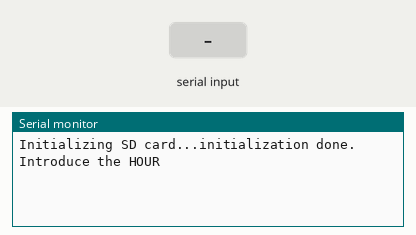
Simulated run of this sketch. Board: Arduino Uno, built with avr-gcc and run on an emulated ATmega328P. Shown: the last lines printed to the serial monitor. Inputs (shaded band) come from the test bench. Storage starts empty.

Above: at 2.9 s.
3.0 s: "90,45,200\n" received over Serial
At 3.8 s:
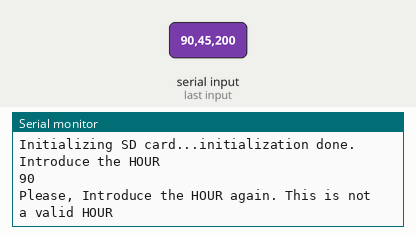
4.5 s: "0\n" received over Serial
At 6.0 s:
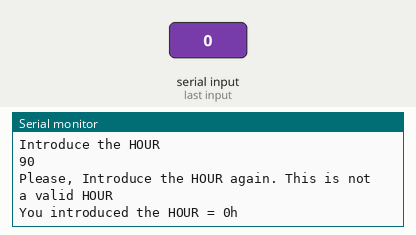
7.5 s: "30,150,10\n" received over Serial
At 8.5 s:
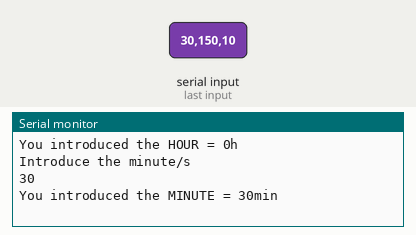

The sketch:

Searching_Time.ino
```cpp
/*
The following code searches for a specific time introduced by the user in a CSV file
logged by different sensors. The code checks if the time exists and if so it prints
out the reading values associated with that time

Created, edited, and modified Jorge Salazar Sanchez
in June 2019
*/

#include <SPI.h>
#include <SD.h>
#include <string.h>

File myFile;

int arrayPointer = 0;
int n=0;
int number = 6;
int q=0;
int counter=0;

long month_=0;
long day_=0;
long year_=0;
long hour_=0;
long minute_1=0;

char* strings[20];

String my_date;
String my_hour;
String minute_;


///////////////////////////////////////////////////////////////////
// Setting up Communications (SETUP)
//////////////////////////////////////////////////////////////////

void setup()
{
  // Open serial communications and wait for port to open:
  Serial.begin(9600);
  while (!Serial) {
    ; // wait for serial port to connect. Needed for Leonardo only
  }


///////////////////////////////////////////////////////////////////
// Setting up Serial Port and the SD Card
//////////////////////////////////////////////////////////////////

  Serial.print(F("Initializing SD card..."));
  // On the Ethernet Shield, CS is pin 4. It's set as an output by default.
  // Note that even if it's not used as the CS pin, the hardware SS pin
  // (10 on most Arduino boards, 53 on the Mega) must be left as an output
  // or the SD library functions will not work.


  if (!SD.begin(10)) {
    Serial.println(F("initialization failed!"));
    return;
  }
  Serial.println(F("initialization done."));
  delay(2000);

Serial.println("");


///////////////////////////////////////////////////////////////////
// Searching for the time
//////////////////////////////////////////////////////////////////

// Function that returns the introduced time by the user
my_hour=readingtime();

delay(3000);

Serial.println(F("These are the readings related to the selected time:"));
Serial.println("");


    // re-open the file for reading:
  myFile = SD.open("421pm60_.csv");

  if (myFile) {

    // read from the file until there's nothing else in it:
    while (myFile.available()) {

    // Place the reading value in a String variable
      String line1 = myFile.readStringUntil('\n');
      String line2 = line1;

    // Break a string value into tokens
      char* a = (char*) line1.c_str();
      //char* c = a;
      char* b = NULL;
      b = strtok(a, ",");

    // Place the tokens into a characters array
     while(b != NULL){

            strings[arrayPointer] = b;
            arrayPointer++;
            b = strtok(NULL, ",");
    }

    /////////////////////////////////////////////////////////////////////////
    // Convert each character array value into string values to compare it //
    // with the introduced value (date) by the user //
    /////////////////////////////////////////////////////////////////////////

     for (n=0; n<arrayPointer; n++){

       String str(strings[n]);

         if (str.substring(0,number) == my_hour) {
             Serial.println(line2);
             counter += 1;
         }else{
          }
      }

     ///////////////////////////////////////////
     //// Clear (initialize) existing array ////
     ///////////////////////////////////////////
      memset(strings,0, sizeof(strings));
             arrayPointer = 0;
             n = 0;
 }


////////////////////////////////////////////////////////////////////////////
// Checking if there have been reading values. If not, print out a message
////////////////////////////////////////////////////////////////////////////

  if (n == arrayPointer && counter == 0) {
      Serial.println(F("No readings values found for that TIME. Please, introduce again the time."));
   }else {}

}

  else {
    // if the file didn't open, print an error:
    Serial.println(F("error opening test.txt"));
  }

    // Close the file
    myFile.close();
    Serial.println("");
    Serial.println(F("finished"));
}


void loop() {

//Nothing to do

}


///////////////////////////////////////////////////////////////////////
// Function that asks for and returns the time introduced by the user
///////////////////////////////////////////////////////////////////////

String readingtime() {

// Introduce the HOUR:
Serial.println(F("Introduce the HOUR"));

while (Serial.available()==0);
hour_ = Serial.parseInt();
Serial.println(hour_);


// Ckeck and validation of the HOUR:
while ((hour_>=24) || (hour_<0)) {

        Serial.println(F("Please, Introduce the HOUR again. This is not a valid HOUR"));
        Serial.end();
        Serial.flush();
        Serial.begin(9600);
        while (Serial.available()==0);
        hour_ = Serial.parseInt();

}


////////////////////////////////////////////////////////////////////////
// In case the HOUR_ variable is less than ten, the index "to" of the
// substring function updates because the default hour provided by the
// sensor has only one digit
////////////////////////////////////////////////////////////////////////

 if (hour_ < 10) {
     number =  number - 1;
 }

 else {}

        Serial.println("");
        Serial.print(F("You introduced the HOUR = "));
        Serial.print(hour_);
        Serial.println(F("h"));
        Serial.println("");
        delay(2000);

// Introduce the MINUTE/s:
        Serial.end();
        Serial.flush();
        Serial.begin(9600);
        Serial.println(F("Introduce the minute/s"));
        while (Serial.available()==0);
        minute_1 = Serial.parseInt();
        Serial.println(minute_1);


// Ckeck and validation of the MINUTE/s:
while ((minute_1 > 59) || (minute_1 < 0)) {

        Serial.println(F("Please, Introduce the MINUTE/s again. This is not a valid MINUTE"));
        Serial.end();
        Serial.flush();
        Serial.begin(9600);
        while (Serial.available()==0);
        minute_1 = Serial.parseInt();

}


/////////////////////////////////////////////////////////////////////////
// In case the value of the MINUTE_1 variable introduced by the user is
// less than ten, that is, only one digit, the value of the MINUTE_
// variable is updated to two digits (adding a zero (0))
/////////////////////////////////////////////////////////////////////////

 if (minute_1 < 10){
   minute_ =  ((String)"0"+minute_1);
   goto jump;
 }

 else {
   minute_= (String) minute_1;
   goto jump;
 }


// The algorithm keeps on executing the code once the MINUTE_1 variable updated
jump:
        Serial.println("");
        Serial.print(F("You introduced the MINUTE = "));
        Serial.print(minute_);
        Serial.println(F("min"));
        Serial.println("");
        delay(2000);


        String myhour = ((String)hour_+":"+minute_+":");

        Serial.print(F("The TIME to search is: "));
        Serial.print((String)hour_+":"+minute_);
        Serial.println(F("h"));
        Serial.println("");

return myhour;

}
```

Measured:
- after the input at 3.0 s, the serial monitor: prints a new line at once (image 1)
- after the input at 4.5 s, the serial monitor: prints a new line at once (image 2)
- after the input at 7.5 s, the serial monitor: prints a new line at once (image 3)
